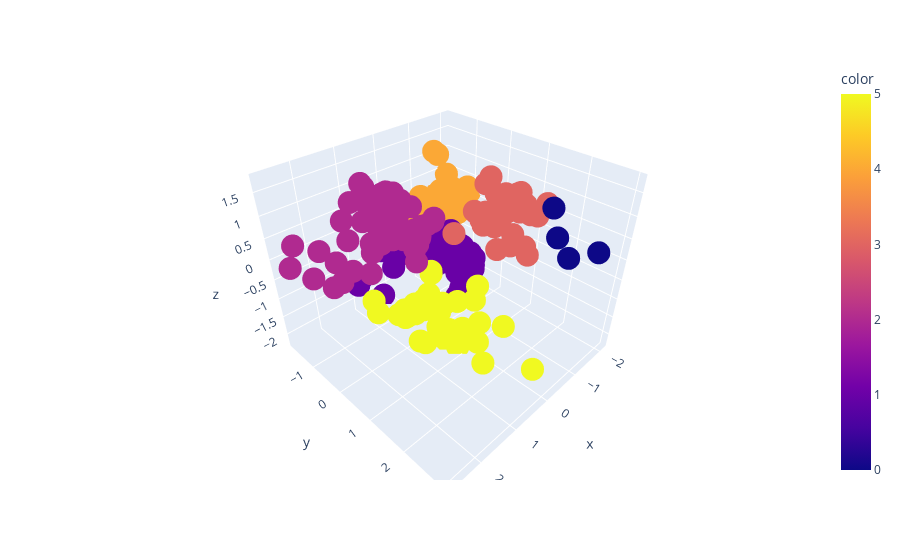

The cell this chart's notebook holds for it:
### Code cell
import plotly.express as px
fig = px.scatter_3d(x=df1['col1'],y=df1['col2'],z=df1['col3'],color=df1['label'])
fig.show()

### Figure 1 — Plotly figure (JSON) as saved in the notebook; plotly's stock layout.template omitted (floating-point values rounded to 4 significant figures; data arrays with more than 128 entries replaced by an {"elided": "..."} marker saying what was removed)
{"data": [{"hovertemplate": "x=%{x}<br>y=%{y}<br>z=%{z}<br>color=%{marker.color}<extra></extra>", "legendgroup": "", "marker": {"color": {"elided": "200 int values"}, "coloraxis": "coloraxis", "symbol": "circle"}, "mode": "markers", "name": "", "scene": "scene", "showlegend": false, "type": "scatter3d", "x": {"elided": "200 float values"}, "y": {"elided": "200 float values"}, "z": {"elided": "200 float values"}}], "layout": {"coloraxis": {"colorbar": {"title": {"text": "color"}}, "colorscale": [[0, "#0d0887"], [0.1111, "#46039f"], [0.2222, "#7201a8"], [0.3333, "#9c179e"], [0.4444, "#bd3786"], [0.5556, "#d8576b"], [0.6667, "#ed7953"], [0.7778, "#fb9f3a"], [0.8889, "#fdca26"], [1, "#f0f921"]]}, "legend": {"tracegroupgap": 0}, "margin": {"t": 60}, "scene": {"domain": {"x": [0, 1], "y": [0, 1]}, "xaxis": {"title": {"text": "x"}}, "yaxis": {"title": {"text": "y"}}, "zaxis": {"title": {"text": "z"}}}}}
